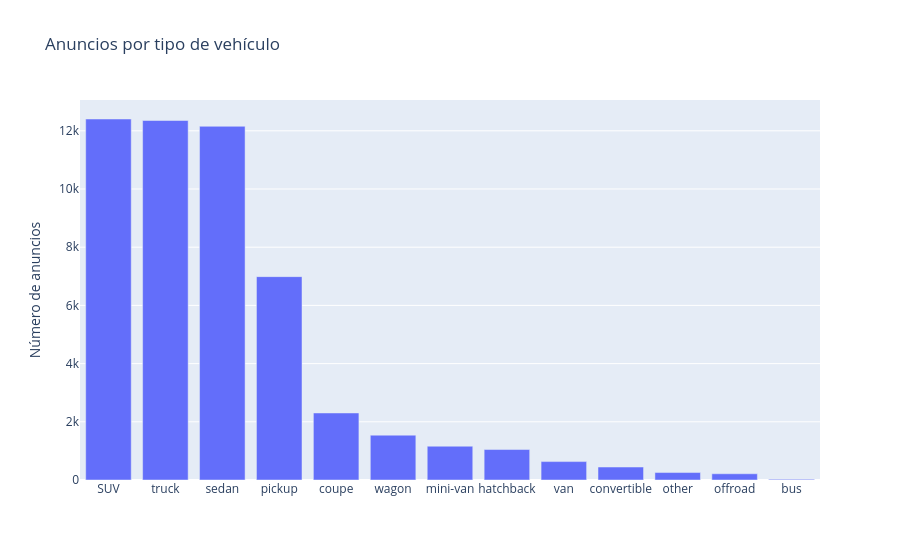

Source (notebook cell):
### Markdown cell above
## 4. Variables categóricas

### Code cell
type_counts = df['type'].value_counts().reset_index()
fig = px.bar(type_counts, x='type', y='count', title='Anuncios por tipo de vehículo')
fig.update_layout(xaxis_title=None, yaxis_title='Número de anuncios')
fig.show()

### Figure 1 — Plotly figure (JSON) as saved in the notebook; plotly's stock layout.template omitted (floating-point values rounded to 4 significant figures)
{"data": [{"hovertemplate": "type=%{x}<br>count=%{y}<extra></extra>", "legendgroup": "", "marker": {"color": "#636efa", "pattern": {"shape": ""}}, "name": "", "orientation": "v", "showlegend": false, "textposition": "auto", "type": "bar", "x": ["SUV", "truck", "sedan", "pickup", "coupe", "wagon", "mini-van", "hatchback", "van", "convertible", "other", "offroad", "bus"], "xaxis": "x", "y": [12405, 12353, 12154, 6988, 2303, 1541, 1161, 1047, 633, 446, 256, 214, 24], "yaxis": "y"}], "layout": {"barmode": "relative", "legend": {"tracegroupgap": 0}, "title": {"text": "Anuncios por tipo de vehículo"}, "xaxis": {"anchor": "y", "domain": [0, 1], "title": {}}, "yaxis": {"anchor": "x", "domain": [0, 1], "title": {"text": "Número de anuncios"}}}}
